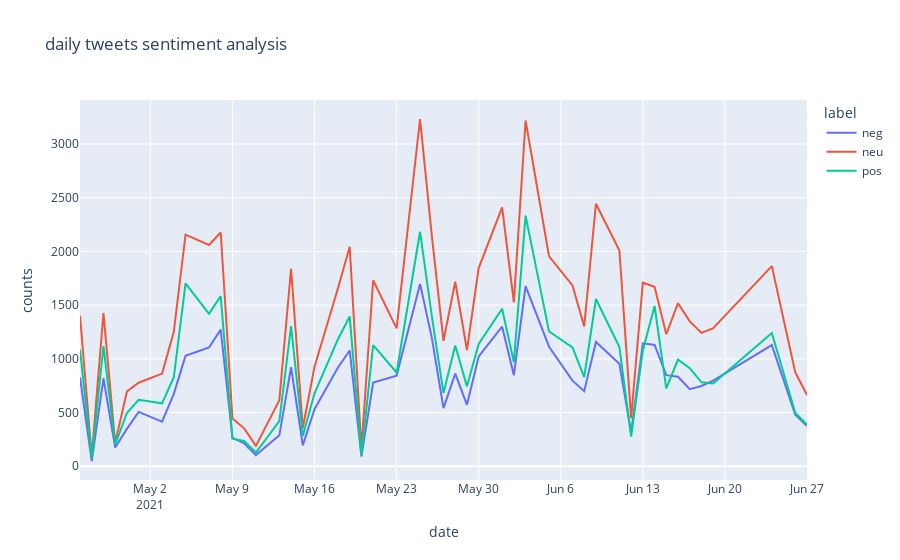

Notebook cell for this chart:
### Code cell
# pixie plot representation of what the final plot should look like #

data_agg = dfs[['id', 'created_at','sentiment']].groupby(['created_at', 'sentiment']).count().reset_index()

data_agg.columns = ['date', 'label','counts']
data_agg.head()

px.line(data_agg, x = 'date', y='counts', color = 'label', title = 'daily tweets sentiment analysis')

### Figure 1 — Plotly figure (JSON) as saved in the notebook; plotly's stock layout.template omitted (floating-point values rounded to 4 significant figures)
{"data": [{"hovertemplate": "label=neg<br>date=%{x}<br>counts=%{y}<extra></extra>", "legendgroup": "neg", "line": {"color": "#636efa", "dash": "solid"}, "marker": {"symbol": "circle"}, "mode": "lines", "name": "neg", "orientation": "v", "showlegend": true, "type": "scatter", "x": ["2021-04-26", "2021-04-27", "2021-04-28", "2021-04-29", "2021-04-30", "2021-05-01", "2021-05-03", "2021-05-04", "2021-05-05", "2021-05-07", "2021-05-08", "2021-05-09", "2021-05-10", "2021-05-11", "2021-05-13", "2021-05-14", "2021-05-15", "2021-05-16", "2021-05-18", "2021-05-19", "2021-05-20", "2021-05-21", "2021-05-23", "2021-05-25", "2021-05-26", "2021-05-27", "2021-05-28", "2021-05-29", "2021-05-30", "2021-06-01", "2021-06-02", "2021-06-03", "2021-06-05", "2021-06-07", "2021-06-08", "2021-06-09", "2021-06-11", "2021-06-12", "2021-06-13", "2021-06-14", "2021-06-15", "2021-06-16", "2021-06-17", "2021-06-18", "2021-06-19", "2021-06-24", "2021-06-26", "2021-06-27"], "xaxis": "x", "y": [829, 49, 819, 174, 348, 506, 415, 674, 1028, 1106, 1272, 266, 214, 104, 288, 922, 194, 531, 919, 1078, 91, 780, 844, 1698, 1199, 541, 862, 572, 1022, 1299, 848, 1677, 1113, 797, 699, 1157, 954, 314, 1144, 1130, 848, 833, 717, 747, 798, 1128, 479, 374], "yaxis": "y"}, {"hovertemplate": "label=neu<br>date=%{x}<br>counts=%{y}<extra></extra>", "legendgroup": "neu", "line": {"color": "#EF553B", "dash": "solid"}, "marker": {"symbol": "circle"}, "mode": "lines", "name": "neu", "orientation": "v", "showlegend": true, "type": "scatter", "x": ["2021-04-26", "2021-04-27", "2021-04-28", "2021-04-29", "2021-04-30", "2021-05-01", "2021-05-03", "2021-05-04", "2021-05-05", "2021-05-07", "2021-05-08", "2021-05-09", "2021-05-10", "2021-05-11", "2021-05-13", "2021-05-14", "2021-05-15", "2021-05-16", "2021-05-18", "2021-05-19", "2021-05-20", "2021-05-21", "2021-05-23", "2021-05-25", "2021-05-26", "2021-05-27", "2021-05-28", "2021-05-29", "2021-05-30", "2021-06-01", "2021-06-02", "2021-06-03", "2021-06-05", "2021-06-07", "2021-06-08", "2021-06-09", "2021-06-11", "2021-06-12", "2021-06-13", "2021-06-14", "2021-06-15", "2021-06-16", "2021-06-17", "2021-06-18", "2021-06-19", "2021-06-24", "2021-06-26", "2021-06-27"], "xaxis": "x", "y": [1403, 93, 1427, 217, 696, 778, 863, 1252, 2156, 2060, 2176, 444, 353, 190, 616, 1839, 356, 927, 1657, 2043, 160, 1732, 1284, 3233, 2150, 1167, 1718, 1082, 1845, 2410, 1526, 3219, 1955, 1684, 1302, 2444, 2009, 448, 1709, 1671, 1229, 1518, 1349, 1242, 1286, 1863, 873, 664], "yaxis": "y"}, {"hovertemplate": "label=pos<br>date=%{x}<br>counts=%{y}<extra></extra>", "legendgroup": "pos", "line": {"color": "#00cc96", "dash": "solid"}, "marker": {"symbol": "circle"}, "mode": "lines", "name": "pos", "orientation": "v", "showlegend": true, "type": "scatter", "x": ["2021-04-26", "2021-04-27", "2021-04-28", "2021-04-29", "2021-04-30", "2021-05-01", "2021-05-03", "2021-05-04", "2021-05-05", "2021-05-07", "2021-05-08", "2021-05-09", "2021-05-10", "2021-05-11", "2021-05-13", "2021-05-14", "2021-05-15", "2021-05-16", "2021-05-18", "2021-05-19", "2021-05-20", "2021-05-21", "2021-05-23", "2021-05-25", "2021-05-26", "2021-05-27", "2021-05-28", "2021-05-29", "2021-05-30", "2021-06-01", "2021-06-02", "2021-06-03", "2021-06-05", "2021-06-07", "2021-06-08", "2021-06-09", "2021-06-11", "2021-06-12", "2021-06-13", "2021-06-14", "2021-06-15", "2021-06-16", "2021-06-17", "2021-06-18", "2021-06-19", "2021-06-24", "2021-06-26", "2021-06-27"], "xaxis": "x", "y": [1086, 78, 1119, 202, 496, 619, 586, 829, 1702, 1420, 1584, 256, 236, 128, 421, 1304, 282, 678, 1183, 1395, 101, 1127, 873, 2183, 1401, 683, 1124, 744, 1139, 1466, 969, 2333, 1255, 1106, 829, 1557, 1109, 275, 1078, 1492, 726, 993, 913, 782, 770, 1240, 498, 386], "yaxis": "y"}], "layout": {"legend": {"title": {"text": "label"}, "tracegroupgap": 0}, "title": {"text": "daily tweets sentiment analysis"}, "xaxis": {"anchor": "y", "domain": [0, 1], "title": {"text": "date"}}, "yaxis": {"anchor": "x", "domain": [0, 1], "title": {"text": "counts"}}}}
